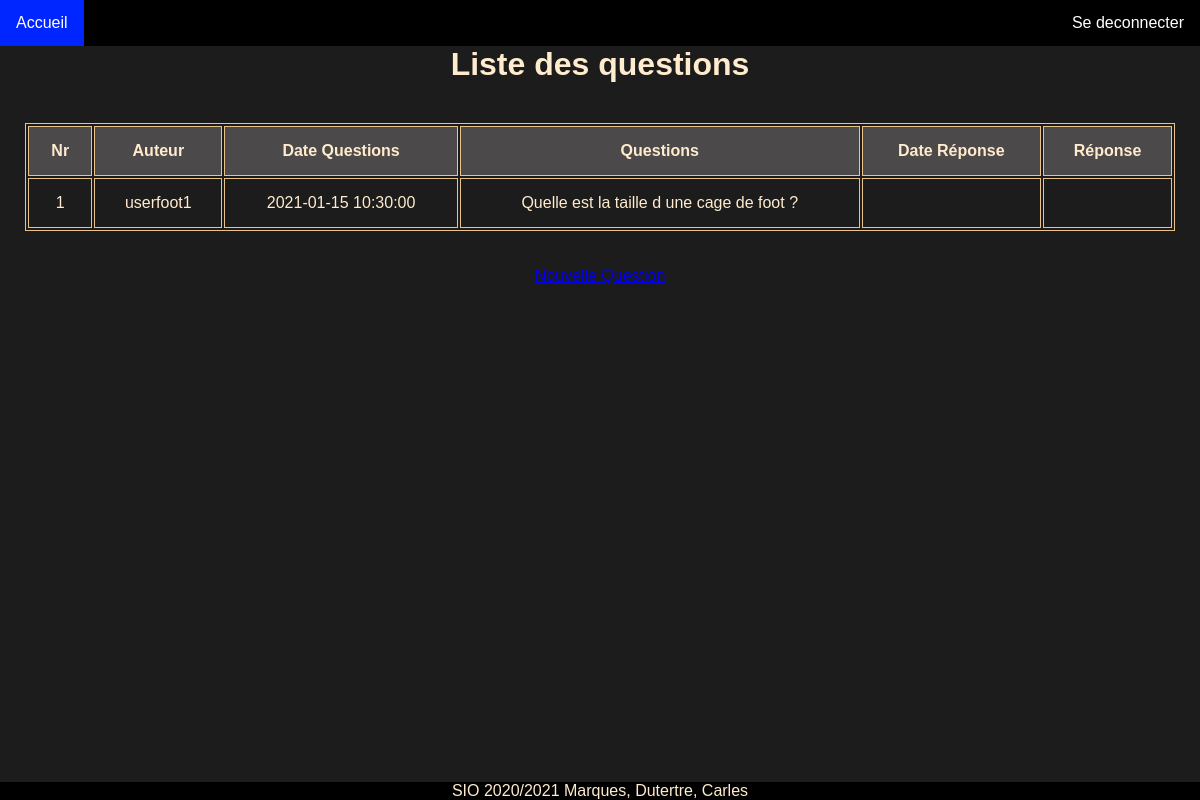
Screenshot of /liste.php (signed in) with the database file from the repository.
### tables this page shows
CREATE TABLE `faq` (
  `id_faq` int(11) NOT NULL,
  `question` varchar(100) NOT NULL,
  `reponse` varchar(100) DEFAULT NULL,
  `dat_question` datetime NOT NULL,
  `dat_reponse` datetime DEFAULT NULL,
  `id_user` int(11) NOT NULL
);

CREATE TABLE `user` (
  `id_user` int(11) NOT NULL,
  `pseudo` varchar(20) NOT NULL,
  `mdp` varchar(255) NOT NULL,
  `mail` varchar(50) NOT NULL,
  `id_usertype` int(11) NOT NULL,
  `id_ligue` int(11) NOT NULL
);

### liste.php (the view, shortened to what this page needs)
<?php
include "inclusion.php";
$sql="SELECT id_faq, pseudo, question, dat_question, reponse, dat_reponse FROM faq, user WHERE faq.id_user = user.id_user";
    try {
        $sth = $dbh->query($sql);
        $faq = $sth->fetchAll(PDO::FETCH_ASSOC);
    } catch (PDOException $ex) {
        die("Erreur lors de la requête SQL : " . $ex->getMessage());
    }
?>
<!DOCTYPE html>
<html lang="fr">
<head>
    <link rel="stylesheet" href="css/main.css">
</head>
<body>
<ul>
        <li><a href="index.php">Accueil</a></li>
        <li class="right" ><a href="logout.php">Se deconnecter</a></li>
</ul>
        <div class="marg">
        <h1>Liste des questions</h1>
        <br>
        <table>
        <tr>
            <th>Nr</th>
            <th>Auteur</th>
            <th>Date Questions</th>
            <th>Questions</th>
            <th>Date Réponse</th>
            <th>Réponse</th>
        </tr>
        <?php
        foreach($faq as $donnees){
            $sql="SELECT id_ligue FROM user, faq WHERE user.id_user = faq.id_user AND faq.id_faq=:id_faq";
            try {
                $sth = $dbh->prepare($sql);
                $sth->execute(array(
                    ":id_faq" => $donnees['id_faq']
                ));
                $id_ligue = $sth->fetch(PDO::FETCH_ASSOC);
            } catch (PDOException $ex) {
                die("Erreur lors de la requête SQL : " . $ex->getMessage());
            }
            if($_SESSION['user']['id_ligue']==$id_ligue['id_ligue'] || $_SESSION['user']['id_usertype'] == 3){
            echo "<tr>";
                echo "<td>".$donnees['id_faq']."</td>";
                echo "<td>".$donnees['pseudo']."</td>";
                echo "<td>".$donnees['dat_question']."</td>";
                echo "<td>".$donnees['question']."</td>";
                echo "<td>".$donnees['dat_reponse']."</td>";
                echo "<td>".$donnees['reponse']."</td>";
                ?>
                <?php
                echo "</tr>";
            }
        }
            ?>
        </table>
        </div>
        <p><a href="add.php">Nouvelle Question</a></p>
    <p class="pied">SIO 2020/2021 Marques, Dutertre, Carles</p>
</body>
</html>

### css/main.css (style rules this page uses)
body { font-family: 'Franklin Gothic Medium', 'Arial Narrow', Arial, sans-serif; margin: 0; padding: 0; background-color: rgb(29, 28, 28); color: blanchedalmond; }
table, th, td { border-style: solid; border-width: 1px; border-color : rgb(231, 194, 137); }
table { width: 100%; margin: auto; text-align: center; }
th { background-color: rgb(75, 73, 73); }
td, th { padding: 15px; }
ul { list-style-type: none; margin: 0; padding: 0; overflow: hidden; background-color: rgb(0, 0, 0); position: fixed; width: 100%; top: 0; }
li { float: left; }
li a { display: block; color: white; text-align: center; padding: 14px 16px; text-decoration: none; }
.marg { text-align: center; margin-top: 30px; margin: 5px; padding: 20px; }
.right { float: right; }
.pied { position: relative; text-align: center; list-style-type: none; margin: 0; padding: 0; overflow: hidden; background-color: rgb(0, 0, 0); position: fixed; width: 100%; bottom: 0; }
p { text-align: center; }

### rows the page displays
faq: id_faq "1", id_user.pseudo "userfoot1", dat_question "2021-01-15 10:30:00", question "Quelle est la taille d une cage de foot ?"
